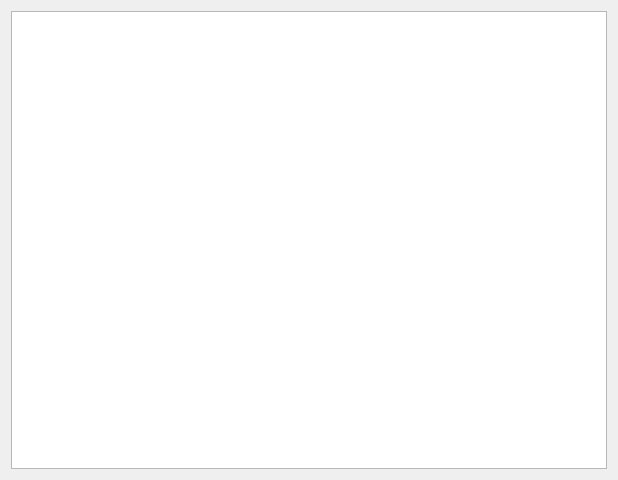
<?xml version="1.0" encoding="UTF-8"?>
<ui version="4.0">
 <class>HistoryWindow</class>
 <widget class="QWidget" name="HistoryWindow">
  <property name="geometry">
   <rect>
    <x>0</x>
    <y>0</y>
    <width>618</width>
    <height>480</height>
   </rect>
  </property>
  <property name="windowTitle">
   <string>История клиентов</string>
  </property>
  <layout class="QVBoxLayout" name="verticalLayout">
   <item>
    <widget class="QTableWidget" name="tableWidget"/>
   </item>
  </layout>
 </widget>
 <resources/>
 <connections/>
</ui>
